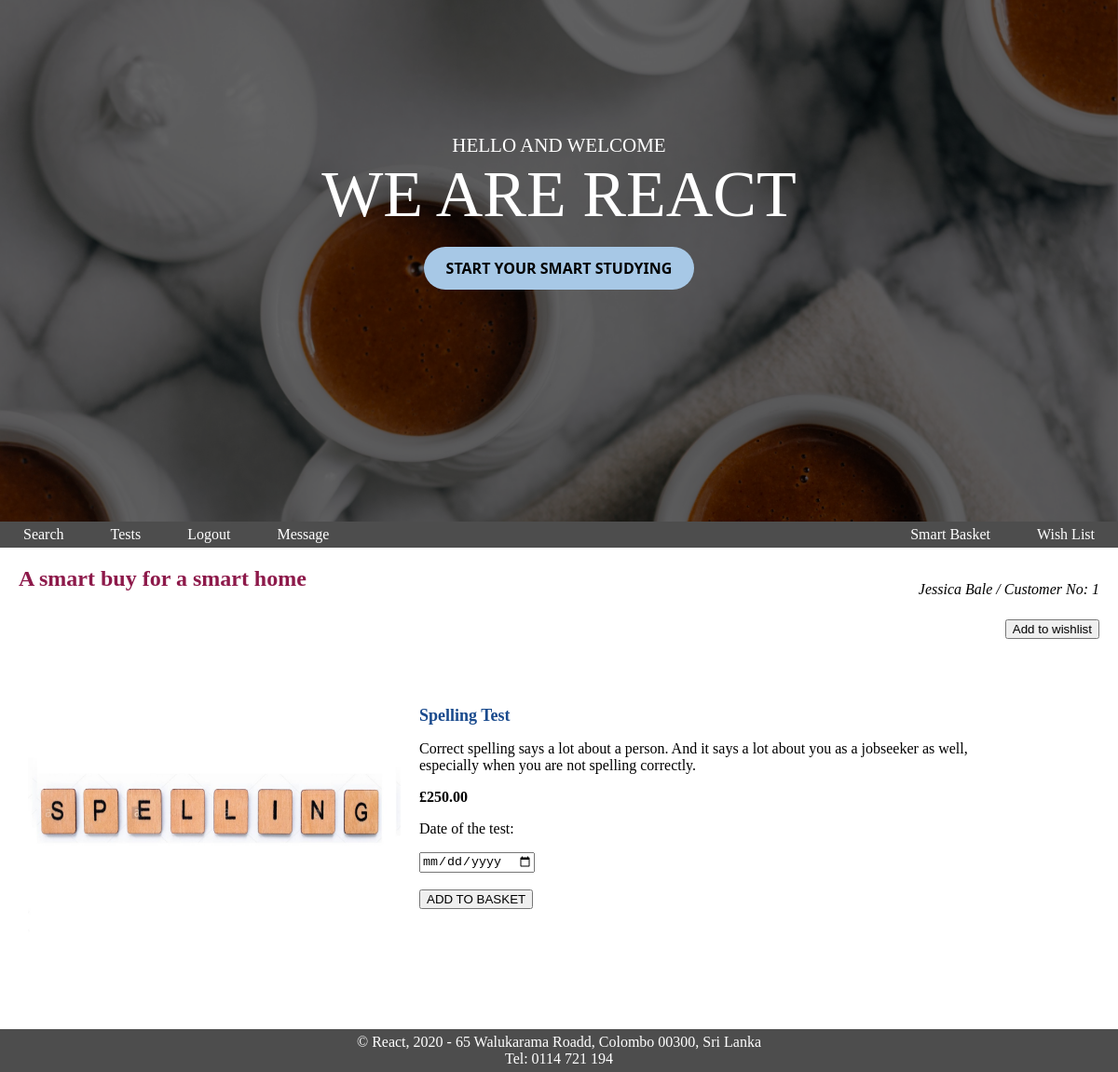
/prodbuy.php?u_prod_id=1&view=yes (signed in), run on the app's committed database.
### tables this page shows
CREATE TABLE IF NOT EXISTS tests (
    testId INT(4) NOT NULL AUTO_INCREMENT,
    testName VARCHAR(30) NOT NULL,
    testPicNameSmall VARCHAR(100) NOT NULL,
    testPicNameLarge VARCHAR(100) NOT NULL,
    testDescripShort VARCHAR(1000) NULL,
    testDescripLong VARCHAR(3000) NULL,
    testPrice DECIMAL(6, 2) NOT NULL,
    CONSTRAINT proid_product_pk PRIMARY KEY (testId),
    CONSTRAINT prodname_product_unique UNIQUE (testName)
  );

### prodbuy.php (the view, shortened to what this page needs)
<?php
include("db.php");
$pagename = "A smart buy for a smart home";
echo "<link rel=stylesheet type=text/css href=mystylesheet.css>";
echo "<body>";
include("detectlogin.php");
echo "<h4>" . $pagename . "</h4>";
if (!isset($_SESSION["user_type"]) || $_SESSION["user_type"] != "Administrator") {
    $prodid = $_GET['u_prod_id'];
    $SQL = "select testId, testName, testPicNameLarge, testDescripLong, testPrice from tests WHERE testId='" . $prodid . "';";
    $exeSQL = mysqli_query($conn, $SQL) or die(mysqli_error("Error"));
    echo "<table style='border: 0px'>";
    while ($arrayp = mysqli_fetch_array($exeSQL)) {
        if (isset($_GET['view'])) {
            $toView = $_GET['view'];
            if ($toView == "yes") {
                echo "<br><form action=prodbuy.php?u_prod_id=" . $prodid . " method=post>";
                echo "<input style='float: right' type=submit value='Add to wishlist'>";
                echo "</form>";
            }
        }
        echo "<tr>";
        echo "<td style='border: 0px'>";
        echo "<img src=images/" . $arrayp['testPicNameLarge'] . " height=400 width=400>";
        echo "</td>";
        echo "<td style='border: 0px'>";
        echo "<p><h5>" . $arrayp['testName'] . "</h5>";
        echo "<p>" . $arrayp['testDescripLong'] . "</p>";
        echo "<b><p>&pound;" . $arrayp['testPrice'] . "</p></b>";
        echo "<p>Date of the test: ";
        echo "<form action=shoppingcart.php method=post>";
        echo "<input type='date' name='testDate'>";
        echo "<br/>";
        echo "<br/>";
        echo "<input type=submit value='ADD TO BASKET'>";
        echo "</form>";
        echo "</td>";
        echo "</tr>";
    }
    echo "</table>";
} else {
    echo "Only Customers can buy tests";
}
echo "</body>";

### mystylesheet.css (style rules this page uses)
body { background-image: url("background_img.png"); }
#navigation { float: left; width: 100%; background: #4d4d4d; }
#navigation ul { margin: 0; padding: 0; }
#navigation ul li { list-style-type: none; display: inline; }
#navigation li a { display: block; float: left; padding: 5px 25px; color: #FFF; text-decoration: none; border-right: 0px solid#fff; }
#content { clear: left; padding: 20px; }
#content h4 { color:#8d194a; font-size: 24; margin: 0 0 .5em; }
#content h5 { color:#194a8d; font-size: 18; margin: 0 0 .5em; }
#footer { background:#4d4d4d; text-align: center; padding: 5px; color: #fff; }
table, th, td { border-collapse: collapse; border: 2px solid #4a8d19; }
td { padding:10px; text-align:left; color:#000000; }
html, body { height: 100vh; width: 100%; background-image: url("background_img.png"); padding: 0; margin: 0; }
.background { position: relative; text-align: center; color: white; height: 70%; width: 100%; background-image: url(./images/homepage.jpg); background-size: cover; overflow: hidden; background-repeat: no-repeat; background-attachment: fixed; }
.background-layer { background: rgba(0, 0, 0, 0.6); height: 100%; }
.brandname { position: absolute; color: #000000; text-align: center; font-family: Teen, Futura; color: #fff; margin-top: 0%; font-size: 70px; width: 100%; }
.brandtext { font-size: 21px; margin: 0%; text-align: center; padding: 12% 10% 0% 10%; font-family: grotesk, Futura; font-weight: normal; color: #fff; }
.button { border: none; color: black; border-radius: 30px; padding: 1% 2%; text-align: center; text-decoration: none; display: inline-block; font-size: 16px; margin-top: 8%; cursor: pointer; transition-duration: 0.4s; font-family: "Segoe UI", Tahoma, Geneva, Verdana, sans-serif; font-weight: bold; }
.brand-button { background: #a7c8e6; }

### data on the page
tests: testPicNameLarge (picture), testName "Spelling Test", testDescripLong "Correct spelling says a lot about a person. And it says a lot about you as a jobseeker as well, especially when you are not spelling correctly.", testPrice "250.00"

### other printed values
$_SESSION['fname'] "Jessica"
$_SESSION['sname'] "Bale"
$_SESSION["user_type"] "Customer"
$_SESSION['userid'] "1"
$pagename "A smart buy for a smart home"
